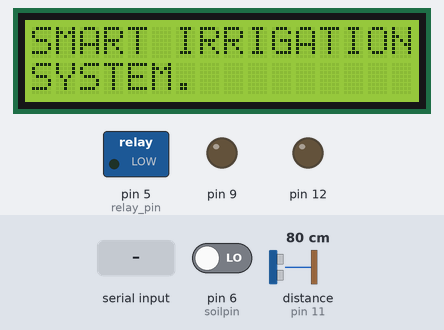
A sketch run on a simulated Arduino Uno, built with avr-gcc and run on an emulated ATmega328P. Parts: 16×2 character LCD, switched loads named in the sketch (green lamp = pin HIGH), output pins drawn as LEDs (lit = HIGH). The test bench sets the inputs (shaded band); at power-on: pin 6 (soilpin) LOW, distance to the obstacle (sensor on pin 11) 80 cm. The echo pulse lasts 58.3 µs per cm; the modem accepts every AT command (registered, SIM ready, sends succeed) and sends nothing else; pins used as bus, display or sensor lines are not drawn; what the sketch prints to the serial monitor is not drawn.

Above: at 4.1 s.
At 17.5 s:
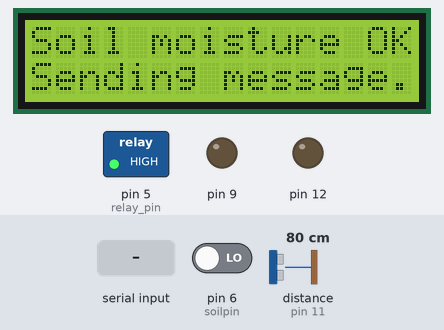
17.6 s: pin 6 (soilpin) driven HIGH
At 20.7 s:
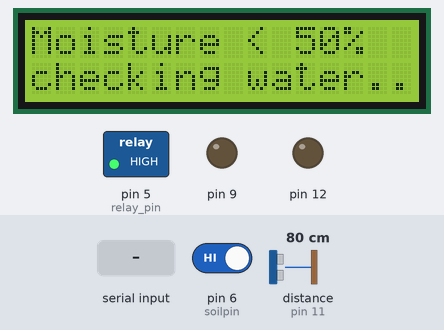
27.1 s: "on pump" received over the second serial link
At 29.0 s:
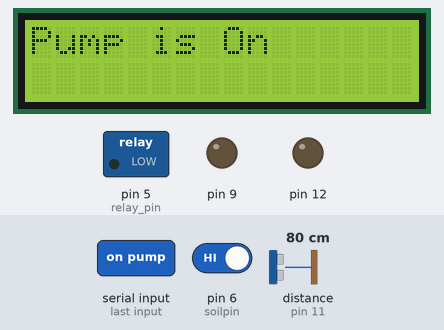
30.1 s: pin 6 (soilpin) driven LOW
At 32.6 s:
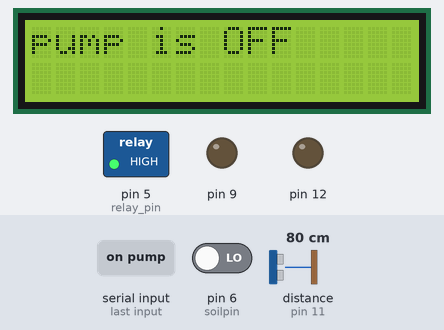
Timing chart, 0 to 34.1 s (numbered marks = the images above; inputs shaded):
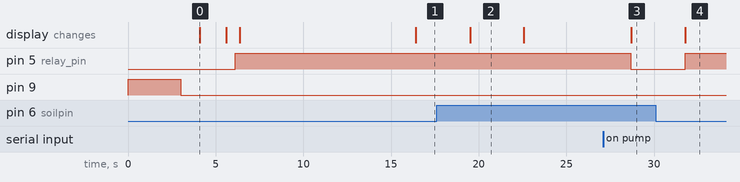

The sketch:

smart_irrigation_system_with_GSM_SIM_900.ino
```cpp
#include <LiquidCrystal_I2C.h>
#include <Wire.h>
#include <SoftwareSerial.h> // Library for using serial communication
SoftwareSerial SIM900(7, 8); // Pins 7, 8 are used as used as software serial pins
LiquidCrystal_I2C lcd(0x27, 16, 2);


String incomingData; // for storing incoming serial data
String hold = "///";
String message = "";   // A String for storing the message
int relay_pin = 5;    // Initialized a pin for relay module
int soilpin = 6;
int waterpin = A1;
int waterval;
int soilval;
const int trigPin = 10;
const int echoPin = 11;
bool flag = true;

int duration;
int Distance;
int checkDistance()
{
  digitalWrite(trigPin, LOW);
  delayMicroseconds(2);
  digitalWrite(trigPin, HIGH);
  delayMicroseconds(10);
  digitalWrite(trigPin, LOW);
  duration = pulseIn(echoPin, HIGH);
  int calcDistance = (duration * 0.0343) / 2;
  delay(10);
  return calcDistance;
}

void SIM900power()
{
  pinMode(9, OUTPUT);
  //  digitalWrite(9,LOW);
  //  delay(1000);
  digitalWrite(9, HIGH);
  delay(3000);
  digitalWrite(9, LOW);
  delay(1000);
}
void setup()
{
  SIM900power();
  pinMode(soilpin, INPUT);
  pinMode(trigPin, OUTPUT);
  pinMode(echoPin, INPUT);
  pinMode(12, OUTPUT);

  //  digitalWrite(12, HIGH);
  //  delay(500);
  //  digitalWrite(12, LOW);
  lcd.begin();
  lcd.backlight();
  lcd.clear();
  lcd.print("SMART IRRIGATION");
  lcd.setCursor(0, 1);
  lcd.print("SYSTEM.");
  delay(1500);
  lcd.clear();
  lcd.setCursor(0, 0);
  lcd.print("initializing...");
  delay(500);
  Serial.begin(9600); // baudrate for serial monitor
  SIM900.begin(9600); // baudrate for GSM shield
  //  delay(20000);
  pinMode(relay_pin, OUTPUT);   // Setting erlay pin as output pin
  digitalWrite(relay_pin, HIGH);  // Making relay pin initailly low

  // set SMS mode to text mode
  SIM900.print("AT+CMGF=1\r");
  delay(100);

  // set gsm module to tp show the output on serial out
  SIM900.print("AT+CNMI=2,2,0,0,0\r");
  delay(100);
  lcd.clear();
  lcd.setCursor(0, 0);
  lcd.print("GSM Booting up");
  lcd.setCursor(0, 1);
  lcd.print("Please wait...");
  delay(10000);
}


void loop()
{
  soilval = digitalRead(soilpin);
  if (soilval == 1) // the soil is dry
  {
    flag = true;
    lcd.clear();
    lcd.setCursor(0, 0);
    lcd.print("Moisture < 50%");
    lcd.setCursor(0, 1);
    lcd.print("checking water...");
    delay(3000);
    waterval = analogRead(waterpin);
    Distance = checkDistance();
    delay(10);
    if (waterval > 400 || Distance < 15) //there's water in the tank
    {
      lcd.setCursor(0, 1);
      lcd.print("Waterlevel 100%");
      send_message("Hello, the farm needs water, send:on pump to on the pump");
      delay(2000);
recheck:
      //      Serial.println("b4 while");
      while (!(SIM900.available() > 0)) {
        if (digitalRead(soilpin) == 0) return;
      }
      //      Serial.println("after while");
      receive_message();
      if (!(incomingData.indexOf("on pump") > 0)) goto recheck;

      if (incomingData.indexOf("on pump") > 0)
      {
        digitalWrite(relay_pin, LOW);
        message = "pump is ON, Currently watering the farm.";
        Serial.println(message);
        lcd.clear();
        lcd.print("Pump is On");
//        delay(3000);
//        lcd.clear();
//        lcd.print("Currently");
//        lcd.setCursor(0,1);
//        lcd.print("Irrigating...");
        send_message(message);// Send a sms back to confirm that the relay is turned on
        while (soilval == 1)
        {
          soilval = digitalRead(soilpin);
        }
        digitalWrite(relay_pin, HIGH);
        message = "pump is OFF";
        lcd.clear();
        lcd.print(message);
        send_message(message);
      }
    }
    else {
      message = "Water level is LOW! <50% water in tank";
      lcd.clear();
      lcd.print("Water level LOW!");
      lcd.setCursor(0, 1);
      lcd.print("<50% in tank.");
      send_message(message);
    }

  }
  else {
    if (flag) {
      Serial.println("inside big else");
      lcd.clear();
      lcd.setCursor(0, 0);
      lcd.print("Soil moisture OK.");
      lcd.setCursor(0, 1);
      lcd.print("Sending message...");
      send_message("Hello, the soil has been watered.");
      flag = false;
    }

  }


}
void receive_message()
{
  if (SIM900.available() > 0)
  {
    incomingData = SIM900.readString(); // Get the data from the serial port.
    Serial.print(incomingData);
    delay(10);
  }
}

void send_message(String message)
{
  Serial.println("Initializing...");
  delay(1000);

  SIM900.println("AT"); //Handshaking with SIM900
  updateSerial();

  SIM900.println("AT+CMGF=1"); // Configuring TEXT mode
  updateSerial();
  SIM900.println("AT+CMGS=\"+2348068591032\"");//change ZZ with country code and xxxxxxxxxxx with phone number to sms
  updateSerial();
  SIM900.print(message); //text content
  updateSerial();
  SIM900.write(26);
}

void updateSerial()
{
  delay(500);
  while (Serial.available())
  {
    SIM900.write(Serial.read());//Forward what Serial received to Software Serial Port
  }
  while (SIM900.available() >= 1)
  {
    Serial.write(SIM900.read());//Forward what Software Serial received to Serial Port
  }
}
```

Measured:
- after the input at 17.6 s, the display: changes after 1.9 s (image 2)
- after the input at 27.1 s, pin 5 (relay_pin): HIGH → LOW after 1.6 s; the display: changes after 1.6 s (image 3)
- after the input at 30.1 s, pin 5 (relay_pin): LOW → HIGH after 1.7 s; the display: changes after 1.7 s (image 4)
- what the display in image 0 shows lasts 1.5 s, from 4.1 s to 5.6 s
- what the display in image 2 shows lasts 3.1 s, from 19.5 s to 22.6 s
